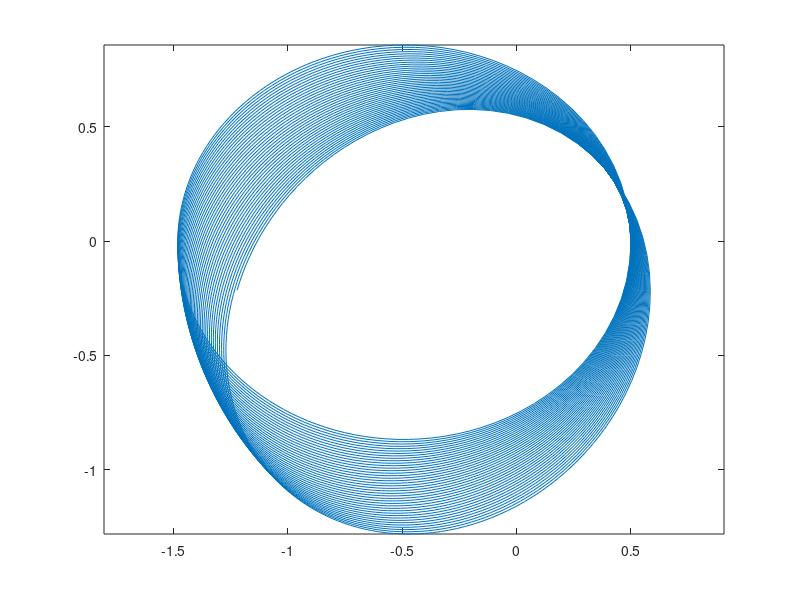

Source code (MATLAB):
function Labb3
    clear all
    close all
    
    %forwardEuler()
    %backwardEuler()
    midPointMethod()
    %symplecticEuler()
end

function forwardEuler
    %Här definieras steglängd ("h") och antal steg ("steps")
    h = 0.0005;
    steps = 500000;

    %Här skapas matriser för p och q vektorerna
    p = zeros(2, steps);
    q = zeros(2, steps);
    p_prim = zeros(2, steps);

    %Här definieras begynnelsevärden
    a = 0.5; %excentriteten
    p(1,1) = 0; %startvärde p1
    p(2,1) = sqrt((1+a)/(1-a)); %startvärde p2
    q(1,1) = 1-a; %startvärde q1
    q(2,1) = 0; %startvärde q2


    %Här skapas Framåt Euler funktionen
    for i = 1:steps-1
        [p_prim(1, i), p_prim(2, i)] = keplerproblem(q(1, i), q(2, i));

        p(:, i+1) = p(:, i) + p_prim(:, i)*h; 
        q(:, i+1) = q(:, i) + p(:, i)*h;
    end

    plot(q(1,:), q(2,:))
    axis equal
    energy(p(1,:),p(2,:),q(1,:),q(2,:), h, steps)
end

function backwardEuler
    %Här definieras steglängd ("h"), antal steg ("steps") 
    % samt tolerans ("tol")
    h = 0.0005;
    steps = 350000;
    
    %Här skapas matriser för p och q vektorerna
    p = zeros(2, steps);
    q = zeros(2, steps);
    
    %Här definieras begynnelsevärden
    a = 0.5; %excentriteten
    p(1,1) = 0; %startvärde p1
    p(2,1) = sqrt((1+a)/(1-a)); %startvärde p2
    q(1,1) = 1-a; %startvärde q1
    q(2,1) = 0; %startvärde q2  
    
    %M = zeros(4, steps); %En matris för alla värden p och q
    %M(:, 1) = [q(1, 1), q(2, 1), p(1, 1), p(2, 1)];

    %Bakåt Euler funktion
    for i = 1:steps-1
        p_next = p(:, i) + keplerproblem(q(1), q(2))*h;
        q_next = q(:, i) + p(:, i)*h;
        %M_new = M(:, i) + keplerproblem2(M(3), M(4), M(1), M(2), h);

        %Notera att fixpunktsmetoden används
        for j = 1:20   
            p_next = p(:, i) + keplerproblem(q_next(1), q_next(2))*h;
            q_next = q(:, i) + p_next*h;
            %M_new = M(:, i) + keplerproblem2(M_new(3), M_new(4), M_new(1), M_new(2), h);
        end

        p(:, i+1) = p_next;
        q(:, i+1) = q_next;
        i
    end

    %Plottar q-vektorn (planetbanan)
    plot(q(1,:), q(2,:))
    axis equal
    
    %energy(p_1, p_2, q_1, q_2, h, steps);
end

function midPointMethod
    %Startvärden
    steps = 5000; % Antal steg
    h = 0.05; % Steglängd
    q = zeros(2, steps)
    p = zeros(2, steps)
    
    % Begynnelsevärden
    a = 0.5;
      
    q(:, 1) = [1-a; 0];
    p(:, 1) = [0; sqrt((1+a)/(1-a))];
    
    %q1 = 1-a;
    %q2 = 0;
    %p1 = 0;
    %p2 = sqrt((1+a)/(1-a));
    
    data = zeros(4,steps);
    data(:,1) = [q(1);q(2);p(1);p(2)];
    f = @(a,b,c,d) [h*c;h*d;h*(-a/(((a^2)+(b^2))^(3/2)));h*(-b/(((a^2)+(b^2))^(3/2)))];
    
    %Mittpunkt med fixpunktmetoden
    tol = 10^-9; % fixspunktstolerans
    
    for i=1:steps-1
        % Vi gissar på värdet från framåt euler till fixpunktsmetoden
        fix = data(:,i) + f(data(1,i),data(2,i),data(3,i),data(4,i)); 
        while max(abs(data(:,i)+f(((fix(1)+data(1,i))*(1/2)),((fix(2)+data(2,i))*(1/2)),((fix(3)+data(3,i))*(1/2)),((fix(4)+data(4,i))*(1/2))) - fix)) > tol
            fix = data(:,i) + f(((fix(1)+data(1,i))*(1/2)),((fix(2)+data(2,i))*(1/2)),((fix(3)+data(3,i))*(1/2)),((fix(4)+data(4,i))*(1/2)));
        end
        data(:,i+1) = fix;
    end
    
    q(1, :) = data(1,:);
    q(2, :) = data(2,:);
    figure(3)
    plot(q(1, :),q(2, :))
    axis equal
end

function symplecticEuler
    %Här definieras steglängd ("h") och antal steg ("steps")
    h = 0.0005;
    steps = 500000;


    %Här skapas matriser för p och q vektorerna
    p = zeros(2, steps);
    q = zeros(2, steps);
    p_prim = zeros(2, steps);

    %Här definieras begynnelsevärden
    a = 0.5; %excentriteten
    p(1,1) = 0; %startvärde p1
    p(2,1) = sqrt((1+a)/(1-a)); %startvärde p2
    q(1,1) = 1-a; %startvärde q1
    q(2,1) = 0; %startvärde q2


    %Här skapas den Symplektiska-Euler funktionen

    for i=1:steps-1
        [p_prim(1, i), p_prim(2, i)] = keplerproblem(q(1, i), q(2, i));

        p(:, i+1) = p(:, i) + p_prim(:, i)*h; 
        q(:, i+1) = q(:, i) + p(:, i+1)*h;
    end

    plot(q(1,:), q(2,:))
    energy(p(1,:),p(2,:),q(1,:),q(2,:), h, steps)
end

%funktionen för Keplerproblemet
function [p_prim_1, p_prim_2] = keplerproblem(q_1, q_2)
%Formeln nedan är keplerproblemet, och är given i uppgiften
    p_prim_1 = -q_1/(((q_1^2)+(q_2^2))^(3/2));
    p_prim_2 = -q_2/(((q_1^2)+(q_2^2))^(3/2));
end

%funktion för energi
function energy(p_1, p_2, q_1, q_2, h, steps)
    figure
    f = @(p_1, p_2, q_1, q_2) 1/2*(p_1.^2 + p_2.^2)-1./sqrt(q_1.^2+q_2.^2);
    
    t = h:h:h*steps;
    
    points = f(p_1, p_2, q_1, q_2);
    
    plot(t, points)
end

